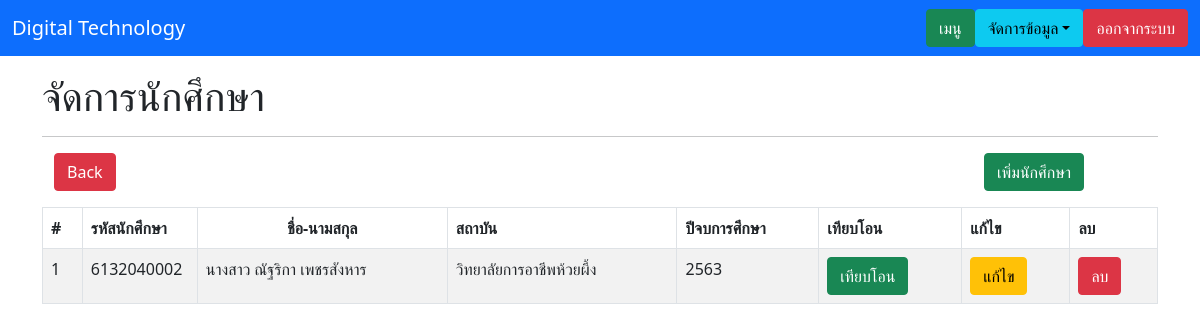
/student_show.php, run on the app's committed database.
### tables this page shows
CREATE TABLE `tbl_student` (
  `transcript_ID` int(3) NOT NULL,
  `student_ID` varchar(15) DEFAULT NULL,
  `student_T_Name` varchar(20) NOT NULL,
  `student_F_Name` varchar(255) NOT NULL,
  `student_L_Name` varchar(255) NOT NULL,
  `student_ET_Name` varchar(20) NOT NULL,
  `student_EF_Name` varchar(255) NOT NULL,
  `student_EL_Name` varchar(255) NOT NULL,
  `schoolNum` int(3) NOT NULL,
  `courseA_ID` int(2) NOT NULL,
  `graduateYear` varchar(4) NOT NULL,
  `creditsStudied` varchar(3) NOT NULL,
  `creditsEarned` varchar(3) NOT NULL,
  `stdCredit` varchar(4) NOT NULL
);

CREATE TABLE `tbl_school` (
  `schoolNum` int(3) NOT NULL,
  `schoolID` varchar(10) DEFAULT NULL,
  `schoolName` varchar(50) NOT NULL
);

### functions.php (called while the page is built, shortened)
<?php
    class DB_con{
        function __construct() {
            $conn = mysqli_connect(DB_SERVER,DB_USER,DB_PASS,DB_NAME);
            $this->dbcon = $conn;
        }
        public function fetchdata_student(){
            $result = mysqli_query($this->dbcon, "SELECT transcript_ID,student_ID,student_T_Name,student_F_Name,student_L_Name,student_ET_Name,student_EF_Name,student_EL_Name,tbl_school.schoolNum,schoolName,courseA_ID,graduateYear,creditsStudied,creditsEarned,stdCredit
            FROM tbl_school , tbl_student
            WHERE tbl_student.schoolNum = tbl_school.schoolNum");
            return $result ;
        }
    }
?>

### student_show.php (the view, shortened to what this page needs)
<!DOCTYPE html>
<html lang="en">
<head>
    <link rel="stylesheet" href="https://stackpath.bootstrapcdn.com/bootstrap/5.0.0-alpha2/css/bootstrap.min.css">
</head>
<body>
<nav class="navbar navbar-expand-lg navbar-dark bg-primary">
        <div class="container-fluid">
            <a class="navbar-brand" href="index.php">Digital Technology</a>
                <ul class="nav justify-content-end">
                    <li class="nav-item">
                        <a class="btn btn-success" aria-current="page" href="teacher_menu.php">เมนู</a>
                    </li>
                    <li>
                        <div class="dropdown ml-2">
                            <button class="btn btn-info dropdown-toggle" type="button" id="dropdown-menu" data-toggle="dropdown" aria-expanded="false">จัดการข้อมูล</button>
                        </div>
                    </li>
                    <li>
                        <a class="btn btn-danger ml-2" aria-current="page" href="logout.php">ออกจากระบบ</a>
                    </li>
                </ul>
        </div >
    </nav>
    <div class="container">
        <h1 class="mt-3">จัดการนักศึกษา</h1>
        <hr>
        <div class="container">
            <div class="row justify-content-between">
                <div class="col-4">
                    <a href="teacher_menu.php" class="btn btn-danger mb-3">Back</a>
                </div>
                <div class="col-2">
                    <a href="student_insert.php" class="btn btn-success mb-3">เพิ่มนักศึกษา</a>
                </div>
            </div>
        </div>
        <table id="course_table" class="table table-bordered table-striped">
            <thead>
                <th>#</th>
                <th style="width: 115px">รหัสนักศึกษา</th>
                <th class="text-center" style="width: 250px">ชื่อ-นามสกุล</th>
                <th>สถาบัน</th>
                <th>ปีจบการศึกษา</th>
                <th>เทียบโอน</th>
                <th>แก้ไข</th>
                <th>ลบ</th>
            </thead>
            <tbody>
                <?php
                    include_once('functions.php');
                    $fetchdata = new DB_con();
                    $sql = $fetchdata->fetchdata_student();
                    while ($row = mysqli_fetch_array($sql)) {
                ?>
                    <tr>
                        <td><?php echo $row['transcript_ID']; ?></td>
                        <td><?php echo $row['student_ID']; ?></td>
                        <td><?php echo $row['student_T_Name']; ?> <?php echo $row['student_F_Name']; ?> <?php echo $row['student_L_Name']; ?></td>
                        <td><?php echo $row['schoolName']; ?></td>
                        <td><?php echo $row['graduateYear']; ?></td>
                        <td><a href="student_transfer.php?student_id=<?php echo $row['transcript_ID']; ?>" class="btn btn-success ">เทียบโอน</a></td>
                        <td><a href="student_update.php?student_id=<?php echo $row['transcript_ID']; ?>" class="btn btn-warning ">แก้ไข</a></td>
                        <td><a href="student_delete.php?del=<?php echo $row['transcript_ID']; ?>" class="btn btn-danger ">ลบ</a></td>
                    </tr>
                <?php
                    }
                ?>
            </tbody>
        </table>
    </div>
</body>
</html>

### data on the page
tbl_student: transcript_ID "1", student_ID "6132040002", student_T_Name "นางสาว", student_F_Name "ณัฐริกา", student_L_Name "เพชรสังหาร", schoolNum.schoolName "วิทยาลัยการอาชีพห้วยผึ้ง", graduateYear "2563"
